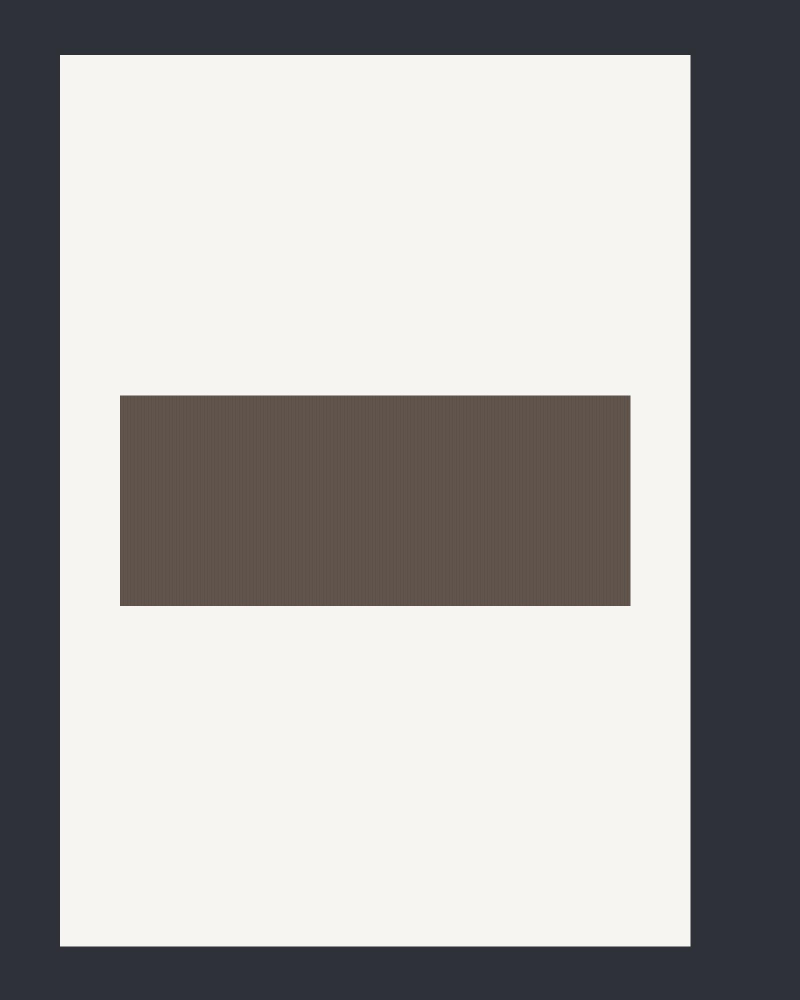
#> input picture tools/spec-photo/_work/aff8ad8e8a5c4e85a077ce25d83165b7.jpg, 1600 x 2000 px (shown at 1/2 size)
$ python -i spec_photo_core.py   (imports and definitions only)
#> lines starting #> are read from the running program, lines starting #| are printed output that depends on the picture; after the words box and inside, x2 and y2 are one past the last pixel; in counts of white or black regions, pixels touching at a corner belong together
"""실물 크기 시편 사진 만들기 — 계산 핵심 (화면 없이 검사 가능)

무엇을 하나
  · 사진에서 기준 사각형(시편 외곽 또는 A4 용지) 네 귀퉁이를 받아 **원근(투시)을 펴고**
  · 그 사각형의 실물 크기(mm)로 **mm당 픽셀(ppi)을 계산**한 뒤
  · 원하는 실물 크기(기본 170×70mm)로 잘라 **픽셀과 DPI 메타데이터를 함께** 저장한다.

원칙
  1. **업스케일하지 않는다** — 원본 해상도가 모자라면 경고만 하고, 기본은 원본 픽셀을 그대로 쓴다.
  2. mm↔px 환산은 가로·세로를 따로 계산한다(사진이 미세하게 찌그러진 경우까지 맞춤).
  3. 반환하는 이미지는 자르기만 하고 리샘플하지 않는다(원근 변환 1회만 보간).
"""
from __future__ import annotations

import math
from typing import Iterable, Sequence

from PIL import Image

Point = tuple[float, float]
Quad = Sequence[Point]


# ---------------------------------------------------------------- 기하
# [162 lines left out: functions quad_edges, warp_size, warp_plan, perspective_coeffs, plan_crop, process and 1 more, not called in this run]


def quad_from_frame(w: int, h: int) -> list[Point]:
    """자동 인식 실패 시 기본값 — 사진 전체."""
    return [(0.0, 0.0), (float(w - 1), 0.0), (float(w - 1), float(h - 1)), (0.0, float(h - 1))]


def _largest_blob_quad(mask, scale: float) -> tuple[list[Point], float]:
    """이진 마스크에서 가장 큰 덩어리의 네 극점(좌상·우상·우하·좌하)을 뽑는다.

    OpenCV 없이 하려고 (1) 라벨링은 BFS, (2) 귀퉁이는 x+y·x−y 극값으로 잡는다.
    반환: (quad, 채움비) — 채움비 = 덩어리 넓이 / 사각형 넓이 (1에 가까울수록 사각형에 가깝다)
    """
    import numpy as np
    from collections import deque

    h, w = mask.shape
    seen = np.zeros_like(mask, dtype=bool)
    best, best_area = None, 0
    blobs = []
    for sy in range(h):
        for sx in range(w):
            if not mask[sy, sx] or seen[sy, sx]:
                continue
            q = deque([(sy, sx)])
            seen[sy, sx] = True
            pts = []
            while q:
                y, x = q.popleft()
                pts.append((x, y))
                for dy, dx in ((1, 0), (-1, 0), (0, 1), (0, -1)):
                    ny, nx = y + dy, x + dx
                    if 0 <= ny < h and 0 <= nx < w and mask[ny, nx] and not seen[ny, nx]:
                        seen[ny, nx] = True
                        q.append((ny, nx))
            touches_edge = any(x == 0 or y == 0 or x == w - 1 or y == h - 1 for x, y in pts)
            blobs.append((pts, touches_edge))
            if len(pts) > best_area:
                best, best_area = pts, len(pts)

    # 테두리에 닿은 덩어리는 배경 — 그것을 뺀 '안쪽 덩어리' 중 가장 큰 것을 쓴다
    inner = [pts for pts, edge in blobs if not edge and len(pts) >= 50]
    if inner:
        best = max(inner, key=len)
        best_area = len(best)

    if not best or best_area < 50:
        return [], 0.0

    arr = np.array(best, dtype=np.float32)
    s_ = arr[:, 0] + arr[:, 1]
    d_ = arr[:, 0] - arr[:, 1]
    corners = [arr[int(np.argmin(s_))], arr[int(np.argmax(d_))],
               arr[int(np.argmax(s_))], arr[int(np.argmin(d_))]]
    quad = [(float(x) / scale, float(y) / scale) for x, y in corners]

    # 채움비 — 회전 사각형이면 1 에 가깝다
    (x0, y0), (x1, y1), (x2, y2), (x3, y3) = quad
    area = abs((x0 * y1 - x1 * y0) + (x1 * y2 - x2 * y1) +
               (x2 * y3 - x3 * y2) + (x3 * y0 - x0 * y3)) / 2
    fill = best_area / (area * scale * scale) if area > 0 else 0.0
    return quad, max(0.0, min(1.0, fill))


def _otsu(arr) -> int:
    import numpy as np
    hist, _ = np.histogram(arr, bins=256, range=(0, 255))
    total = arr.size
    sum_all = float((np.arange(256) * hist).sum())
    sum_b = 0.0
    w_b = 0.0
    best = (-1.0, 128)
    for t in range(256):
        w_b += hist[t]
        if w_b == 0:
            continue
        w_f = total - w_b
        if w_f == 0:
            break
        sum_b += t * hist[t]
        m_b = sum_b / w_b
        m_f = (sum_all - sum_b) / w_f
        between = w_b * w_f * (m_b - m_f) ** 2
        if between > best[0]:
            best = (between, t)
    return int(best[1])


def auto_quad(image: Image.Image, mode: str = "specimen") -> tuple[list[Point], float, str]:
    """사진에서 기준 사각형을 자동으로 찾는다.

    mode
      "frame"    사진 전체(이미 170:70 으로 찍은 사진)
      "paper"    밝은 쪽 = 기준 용지(A4). 피사체가 어두울 때
      "specimen" 어두운/색이 있는 쪽 = 시편. 용지 위에 시편을 올려 찍었을 때(기본)

    반환: (quad, 확신도 0~1, 설명)
    """
    try:
        import numpy as np
    except Exception:
        return quad_from_frame(*image.size), 0.0, "자동 인식 없음(numpy 미설치) — 직접 찍어 주세요"

    if mode == "frame":
        return quad_from_frame(*image.size), 1.0, "사진 전체 사용"

    im = image.convert("L")
    scale = 420 / max(im.size)
    small = im.resize((max(8, int(im.width * scale)), max(8, int(im.height * scale))), Image.BILINEAR)
    a = np.asarray(small, dtype=np.float32)
    thr = _otsu(a)

    if mode == "paper":
        mask = a > thr                      # 밝은 쪽이 용지
        label = "밝은 영역(용지)"
    else:
        mask = a <= thr                     # 어두운/색 있는 쪽이 시편
        label = "어두운 영역(시편)"

    quad, fill = _largest_blob_quad(mask, scale)
    if not quad:
        return quad_from_frame(*image.size), 0.0, "자동 인식 실패 — 직접 찍어 주세요"

    conf = fill
    why = f"{label} 자동 인식 · 확신 {conf * 100:.0f}%"
    if conf < 0.72:
        why += " — 확인 필요(귀퉁이를 봐 주세요)"
    return quad, conf, why


# [52 lines left out: function suggest_quad, not called in this run]

>>> from PIL import Image
>>> picture = Image.open('_work/aff8ad8e8a5c4e85a077ce25d83165b7.jpg')
#> picture is the input picture: PIL image 1600x2000 RGB; mean R, G, B 166.4, 164.9, 164.2
>>> result = auto_quad(picture)
#> in auto_quad, `small = im.resize((max(8, int(im.width * scale)), max(8, int(im.height..`:
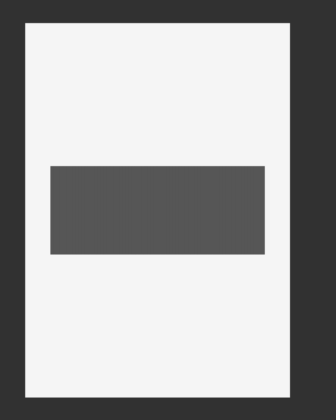
#> small: PIL image 336x420 L; min 49, max 245, mean 165.3
#> in _otsu, `hist, _ = np.histogram(arr, bins=256, range=(0, 255))`: hist = 256 values, max 78659 at index 245, min 0 at index 0, mean 551.2
#> in _otsu, `sum_all = float((np.arange(256) * hist).sum())`: sum_all = 23331281
#> the loop in _otsu, `for t in range(256):` made 246 passes
#> (w_b, w_f, sum_b, m_b, m_f, best) on passes 50, 51, 52, 54, 57, 58, 62, 63, 64, 66, 70, 75: (40728, 100392, 1995672, 49, 212.5, (1.09e+14, 49)), (40729, 100391, 1995722, 49, 212.5, (1.09e+14, 50)), (40730, 100390, 1995773, 49, 212.5, (1.09e+14, 51)), (40731, 100389, 1995826, 49, 212.5, (1.09e+14, 53)), (40732, 100388, 1995882, 49, 212.5, (1.09e+14, 56)), (41105, 100015, 2017143, 49.07, 213.1, (1.11e+14, 57)), (41106, 100014, 2017204, 49.07, 213.1, (1.11e+14, 61)), (41107, 100013, 2017266, 49.07, 213.1, (1.11e+14, 62)), (41108, 100012, 2017329, 49.07, 213.1, (1.11e+14, 63)), (41371, 99749, 2034424, 49.18, 213.5, (1.11e+14, 65)), (41372, 99748, 2034493, 49.18, 213.5, (1.11e+14, 69)), (41745, 99375, 2062095, 49.4, 214, (1.12e+14, 74))
#> w_b on passes 1 to 6: 0, 0, 0, 0, 0, 0
#> after the loop in _otsu, `for t in range(256):`: sum_b = 4059826; w_b = 141120
#> in auto_quad, `thr = _otsu(a)`: thr = 149
#> in auto_quad, `mask = a <= thr`:
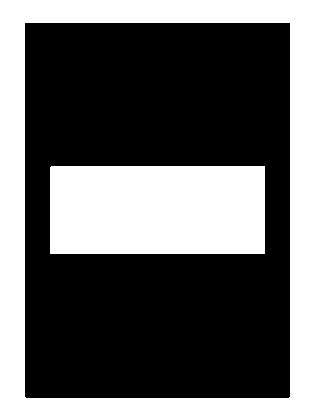
#> mask: shape (420, 336) bool; 43% white; 2 white regions, box (x1, y1, x2, y2) and area: (0, 0, 336, 420) 41747, (50, 166, 265, 254) 18919
#> in auto_quad, `quad, fill = _largest_blob_quad(mask, scale)`: quad = [(242.9, 790.5), (1257.1, 790.5), (1257.1, 1204.8), (238.1, 1204.8)]; fill = 1
#> in auto_quad, `why = f"{label} 자동 인식 · 확신 {conf * 100:.0f}%"`: why = '어두운 영역(시편) 자동 인식 · 확신 100%'
#> result = ([(242.9, 790.5), (1257.1, 790.5), (1257.1, 1204.8), (238.1, 1204.8)], 1, '어두운 영역(시편) 자동 인식 · 확신 100%')
